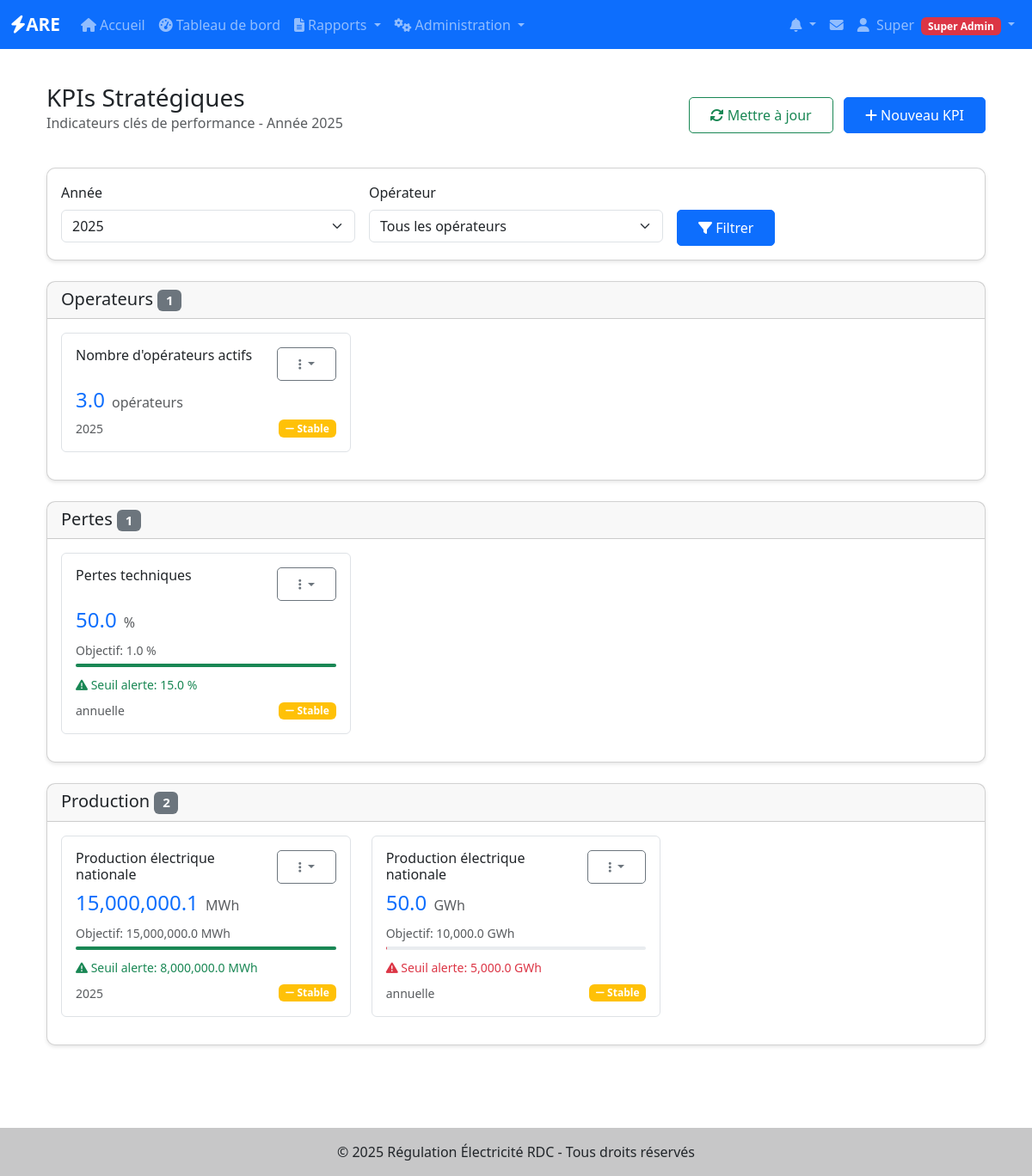
Screenshot of /are/dashboard/kpis (signed in) with the database file from the repository.
### app/models/utilisateurs.py (models this page shows, shortened)
class User(UserMixin, BaseModel):
    __tablename__ = 'users'
    username = db.Column(db.String(80), unique=True, nullable=False, index=True)
    email = db.Column(db.String(120), unique=True, nullable=False, index=True)
    password_hash = db.Column(db.String(128), nullable=False)
    nom = db.Column(db.String(100))
    prenom = db.Column(db.String(100))
    role = db.Column(db.Enum('super_admin', 'admin_operateur', 'utilisateur_operateur'),
                    default='utilisateur_operateur', nullable=False)
    operateur_id = db.Column(db.Integer, db.ForeignKey('operateurs.id'), nullable=True)
    is_active = db.Column(db.Boolean, default=True, nullable=False)
    telephone = db.Column(db.String(20))
    derniere_connexion = db.Column(db.DateTime)
    operateur = db.relationship('Operateur', backref='users', lazy=True)
    def is_super_admin(self):
        return self.role == 'super_admin'
    def has_permission(self, permission):
        permissions = {
            'super_admin': ['create_operateur', 'edit_operateur', 'delete_operateur',
                           'create_user', 'edit_user', 'delete_user', 'view_all_reports'],
            'admin_operateur': ['edit_own_operateur', 'create_user_operateur',
                               'edit_user_operateur', 'view_own_reports', 'create_reports'],
            'utilisateur_operateur': ['view_own_reports', 'create_reports', 'edit_own_reports']
        }
        return permission in permissions.get(self.role, [])

### app/models/dashboard_are.py (models this page shows, shortened)
class KPIStrategic(BaseModel):
    __tablename__ = 'kpi_strategic'
    code = db.Column(db.String(50), nullable=False)
    nom = db.Column(db.String(200), nullable=False)
    description = db.Column(db.Text)
    valeur = db.Column(db.Float, nullable=False)
    unite = db.Column(db.String(50), nullable=False)
    periode = db.Column(db.String(20), nullable=False)  # 2024-Q1, 2024-01, 2024
    annee = db.Column(db.Integer, nullable=False)
    tendance = db.Column(db.Enum(TendanceKPI), nullable=False, default=TendanceKPI.STABLE)
    evolution_pourcentage = db.Column(db.Float)  # % d'évolution par rapport à la période précédente
    objectif = db.Column(db.Float)  # Valeur objectif
    atteint = db.Column(db.Boolean, default=False)  # Indicateur si l'objectif est atteint
    seuil_alerte = db.Column(db.Float)  # Seuil déclenchant une alerte
    source_donnees = db.Column(db.String(200))
    operateur_id = db.Column(db.Integer, db.ForeignKey('operateurs.id'), nullable=True)
    operateur = db.relationship('Operateur', backref='kpis_strategiques', lazy=True)
    __table_args__ = (
        db.UniqueConstraint('code', 'annee', 'operateur_id', name='uq_kpi_code_annee_operateur'),
    )

### app/are/dashboard/routes.py (the view)
@dashboard_bp.route('/kpis')
@login_required
@admin_required
def kpis():
    form = FiltreTableauBordForm()
    annee = request.args.get('annee', datetime.now().year, type=int)
    operateur_id = request.args.get('operateur_id', type=int)
    kpis_query = KPIStrategic.query.filter_by(annee=annee, actif=True)
    if operateur_id:
        kpis_query = kpis_query.filter_by(operateur_id=operateur_id)
    kpis = kpis_query.order_by(KPIStrategic.code).all()
    kpis_groupes = {}
    for kpi in kpis:
        prefix = kpi.code.split('_')[0]
        if prefix not in kpis_groupes:
            kpis_groupes[prefix] = []
        kpis_groupes[prefix].append(kpi)
    indicateurs = IndicateurSectoriel.query.filter_by(annee=annee, actif=True)
    if operateur_id:
        indicateurs = indicateurs.filter_by(operateur_id=operateur_id)
    indicateurs = indicateurs.all()
    indicateurs_groupes = {}
    for ind in indicateurs:
        cat = ind.categorie.value
        if cat not in indicateurs_groupes:
            indicateurs_groupes[cat] = []
        indicateurs_groupes[cat].append(ind)
    return render_template('are/dashboard/kpis.html',
                         form=form,
                         kpis_groupes=kpis_groupes,
                         indicateurs_groupes=indicateurs_groupes,
                         annee=annee,
                         operateur_id=operateur_id)

### app/utils/permissions.py (called while the page is built)
def get_dashboard_are_operateurs_choices():
    from app.models.operateurs import Operateur
    if hasattr(current_user, 'is_super_admin') and current_user.is_super_admin():
        operateurs = Operateur.query.filter_by(actif=True).all()
        choices = [('', 'Tous les opérateurs')] + [(op.id, op.nom) for op in operateurs]
        return choices
    if hasattr(current_user, 'operateur_id') and current_user.operateur_id and current_user.operateur:
        return [(current_user.operateur_id, current_user.operateur.nom)]
    return []

### app/templates/are/dashboard/kpis.html (shortened to what this page needs)
{% extends "base.html" %}
{% block content %}
<div class="container-fluid">
    <div class="row mb-4">
        <div class="col-12">
            <div class="d-flex justify-content-between align-items-center">
                <div>
                    <h1 class="h3 mb-0">KPIs Stratégiques</h1>
                    <p class="text-muted">Indicateurs clés de performance - Année {{ annee }}</p>
                </div>
                <div>
                    <button type="button" class="btn btn-outline-success me-2" onclick="mettreAJourKPIs()">
                        <i class="fas fa-sync-alt"></i> Mettre à jour
                    </button>
                    <a href="{{ url_for('are_dashboard.nouveau_kpi') }}" class="btn btn-primary">
                        <i class="fas fa-plus"></i> Nouveau KPI
                    </a>
                </div>
            </div>
        </div>
    </div>
    <div class="row mb-4">
        <div class="col-12">
            <div class="card">
                <div class="card-body">
                    <form method="GET" class="row g-3">
                        <div class="col-md-4">
                            {{ form.annee.label(class="form-label") }}
                            {{ form.annee(class="form-select") }}
                        </div>
                        <div class="col-md-4">
                            {{ form.operateur_id.label(class="form-label") }}
                            {{ form.operateur_id(class="form-select") }}
                        </div>
                        <div class="col-md-4">
                            <label class="form-label">&nbsp;</label>
                            <div>
                                <button type="submit" class="btn btn-primary">
                                    <i class="fas fa-filter"></i> Filtrer
                                </button>
                            </div>
                        </div>
                    </form>
                </div>
            </div>
        </div>
    </div>
    {% if kpis_groupes %}
        {% for groupe, kpis in kpis_groupes.items() %}
        <div class="card mb-4">
            <div class="card-header">
                <h5 class="mb-0">
                    {{ groupe.replace('_', ' ').title() }}
                    <span class="badge bg-secondary">{{ kpis|length }}</span>
                </h5>
            </div>
            <div class="card-body">
                <div class="row">
                    {% for kpi in kpis %}
                    <div class="col-lg-4 col-md-6 mb-3">
                        <div class="border rounded p-3 h-100">
                            <div class="d-flex justify-content-between align-items-start mb-2">
                                <h6 class="mb-0">{{ kpi.nom }}</h6>
                                <div class="dropdown">
                                    <button class="btn btn-sm btn-outline-secondary dropdown-toggle" type="button" data-bs-toggle="dropdown">
                                        <i class="fas fa-ellipsis-v"></i>
                                    </button>
                                </div>
                            </div>
                            <div class="mb-2">
                                <span class="h4 text-primary">{{ "{:,.1f}".format(kpi.valeur) }}</span>
                                <span class="text-muted ms-1">{{ kpi.unite }}</span>
                            </div>
                            {% if kpi.objectif %}
                            <div class="mb-2">
                                <small class="text-muted">Objectif: {{ "{:,.1f}".format(kpi.objectif) }} {{ kpi.unite }}</small>
                                {% set progress = (kpi.valeur / kpi.objectif * 100) if kpi.objectif > 0 else 0 %}
                                <div class="progress mt-1" style="height: 4px;">
                                    <div class="progress-bar {% if progress >= 90 %}bg-success{% elif progress >= 70 %}bg-warning{% else %}bg-danger{% endif %}"
                                         style="width: {{ progress|round(1) }}%"></div>
                                </div>
                            </div>
                            {% endif %}
                            {% if kpi.seuil_alerte %}
                            <div class="mb-2">
                                <small class="{% if kpi.valeur < kpi.seuil_alerte %}text-danger{% else %}text-success{% endif %}">
                                    <i class="fas fa-exclamation-triangle"></i>
                                    Seuil alerte: {{ "{:,.1f}".format(kpi.seuil_alerte) }} {{ kpi.unite }}
                                </small>
                            </div>
                            {% endif %}
                            <div class="d-flex justify-content-between align-items-center">
                                <small class="text-muted">{{ kpi.periode }}</small>
                                {% if kpi.tendance %}
                                <span class="badge bg-{% if kpi.tendance.value == 'hausse' %}success{% elif kpi.tendance.value == 'baisse' %}danger{% else %}warning{% endif %}">
                                    {% if kpi.tendance.value == 'hausse' %}
                                        <i class="fas fa-arrow-up"></i> Hausse
                                    {% elif kpi.tendance.value == 'baisse' %}
                                        <i class="fas fa-arrow-down"></i> Baisse
                                    {% else %}
                                        <i class="fas fa-minus"></i> Stable
                                    {% endif %}
                                </span>
                                {% endif %}
                            </div>
                        </div>
                    </div>
                    {% endfor %}
                </div>
            </div>
        </div>
        {% endfor %}
    {% endif %}
</div>
{% endblock %}

### app/templates/base.html (shortened to what this page needs)
<!DOCTYPE html>
<html lang="fr">
<head>
    <link href="https://cdn.jsdelivr.net/npm/bootstrap@5.3.0/dist/css/bootstrap.min.css" rel="stylesheet">
    <link rel="stylesheet" href="https://cdnjs.cloudflare.com/ajax/libs/font-awesome/6.4.0/css/all.min.css">
    <link rel="stylesheet" href="{{ url_for('static', filename='css/style.css') }}">
</head>
<body>
    <nav class="navbar navbar-expand-lg navbar-dark bg-primary">
        <div class="container-fluid">
            <a class="navbar-brand" href="{{ url_for('main.index') }}">
                <i class="fas fa-bolt"></i>ARE
            </a>
            <div class="collapse navbar-collapse" id="navbarNav">
                <ul class="navbar-nav me-auto">
                    <li class="nav-item">
                        <a class="nav-link" href="{{ url_for('main.index') }}">
                            <i class="fas fa-home me-1"></i>Accueil
                        </a>
                    </li>
                    {% if current_user.is_authenticated %}
                    <li class="nav-item">
                        <a class="nav-link" href="{{ url_for('are_dashboard.index') }}">
                            <i class="fas fa-tachometer-alt me-1"></i>Tableau de bord
                        </a>
                    </li>
                    <li class="nav-item dropdown">
                        <a class="nav-link dropdown-toggle" href="#" id="rapportsDropdown" role="button" data-bs-toggle="dropdown">
                            <i class="fas fa-file-alt me-1"></i>Rapports
                        </a>
                    </li>
                    {% if current_user.is_super_admin() or current_user.is_admin_operateur() %}
                    <li class="nav-item dropdown">
                        <a class="nav-link dropdown-toggle" href="#" id="adminDropdown" role="button" data-bs-toggle="dropdown">
                            <i class="fas fa-cogs me-1"></i>Administration
                        </a>
                    </li>
                    {% endif %}
                    {% endif %}
                </ul>
                <ul class="navbar-nav">
                    {% if current_user.is_authenticated %}
                    {% from 'components/notifications.html' import dropdown_notifications %}
                    {{ dropdown_notifications() }}
                    <li class="nav-item dropdown">
                        <a class="nav-link position-relative" href="{{ url_for('notifications.messages') }}" title="Messagerie">
                            <i class="fas fa-envelope"></i>
                        </a>
                    </li>
                    <li class="nav-item dropdown">
                        <a class="nav-link dropdown-toggle" href="#" id="userDropdown" role="button" data-bs-toggle="dropdown">
                            <i class="fas fa-user me-1"></i>
                            {{ current_user.prenom or current_user.username }}
                            {% if current_user.is_super_admin() %}
                                <span class="badge bg-danger ms-1">Super Admin</span>
                            {% elif current_user.is_admin_operateur() %}
                                <span class="badge bg-warning ms-1">Admin</span>
                            {% endif %}
                        </a>
                    </li>
                    {% endif %}
                </ul>
            </div>
        </div>
    </nav>
    <main class="container my-4">
        {% block content %}{% endblock %}
    </main>
    <footer class="bg-light text-center text-lg-start mt-5">
        <div class="text-center p-3" style="background-color: rgba(0, 0, 0, 0.2);">
            © 2025 Régulation Électricité RDC - Tous droits réservés
        </div>
    </footer>
</body>
</html>

### app/static/css/style.css (style rules this page uses)
:root { --primary-color: #0d6efd; --secondary-color: #6c757d; --success-color: #198754; --danger-color: #dc3545; --warning-color: #ffc107; --info-color: #0dcaf0; }
body { min-height: 100vh; display: flex; flex-direction: column; }
main { flex: 1; }
.navbar-brand { font-weight: bold; font-size: 1.3rem; }
.card { border-radius: 10px; box-shadow: 0 2px 4px rgba(0,0,0,0.1); transition: transform 0.2s; }
.btn { border-radius: 5px; padding: 0.5rem 1.5rem; }
.btn-primary { background-color: var(--primary-color); border-color: var(--primary-color); }
footer { margin-top: auto; }

### rows the page displays
User: prenom "Super"
KPIStrategic: nom "Nombre d'opérateurs actifs", valeur "3.0", unite "opérateurs", periode "2025", tendance "Stable"
KPIStrategic: nom "Pertes techniques", valeur "50.0", unite "%", objectif "1.0", {{ progress|round(1) }} 5000.0 (drawn), seuil_alerte "15.0", periode "annuelle", tendance "Stable"
KPIStrategic: nom "Production électrique nationale", valeur "15,000,000.1", unite "MWh", objectif "15,000,000.0", {{ progress|round(1) }} 100.0 (drawn), seuil_alerte "8,000,000.0", periode "2025", tendance "Stable"
KPIStrategic: nom "Production électrique nationale", valeur "50.0", unite "GWh", objectif "10,000.0", seuil_alerte "5,000.0", periode "annuelle", tendance "Stable"

### other values shown
{{ annee }} "2025"
{{ groupe.replace('_', ' ').title() }} "Operateurs" "Pertes" "Production"
{{ kpis|length }} "1" "1" "2"
